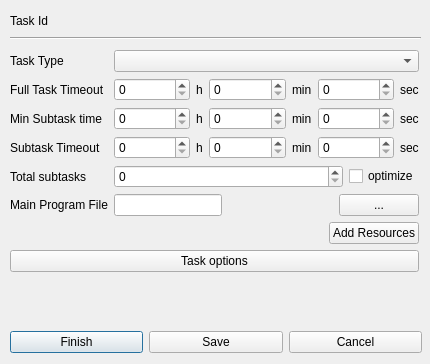
<?xml version="1.0" encoding="UTF-8"?>
<ui version="4.0">
 <class>NewTaskDialog</class>
 <widget class="QDialog" name="NewTaskDialog">
  <property name="windowModality">
   <enum>Qt::WindowModal</enum>
  </property>
  <property name="geometry">
   <rect>
    <x>0</x>
    <y>0</y>
    <width>430</width>
    <height>364</height>
   </rect>
  </property>
  <property name="sizePolicy">
   <sizepolicy hsizetype="Fixed" vsizetype="Fixed">
    <horstretch>0</horstretch>
    <verstretch>0</verstretch>
   </sizepolicy>
  </property>
  <property name="windowTitle">
   <string>Define New Task</string>
  </property>
  <widget class="Line" name="line">
   <property name="geometry">
    <rect>
     <x>10</x>
     <y>30</y>
     <width>411</width>
     <height>16</height>
    </rect>
   </property>
   <property name="orientation">
    <enum>Qt::Horizontal</enum>
   </property>
  </widget>
  <widget class="QWidget" name="horizontalLayoutWidget">
   <property name="geometry">
    <rect>
     <x>10</x>
     <y>10</y>
     <width>411</width>
     <height>22</height>
    </rect>
   </property>
   <layout class="QHBoxLayout" name="horizontalLayout_6">
    <item>
     <widget class="QLabel" name="label_15">
      <property name="text">
       <string>Task Id</string>
      </property>
     </widget>
    </item>
    <item>
     <widget class="QLabel" name="taskIdLabel">
      <property name="sizePolicy">
       <sizepolicy hsizetype="Expanding" vsizetype="Preferred">
        <horstretch>0</horstretch>
        <verstretch>0</verstretch>
       </sizepolicy>
      </property>
      <property name="text">
       <string/>
      </property>
     </widget>
    </item>
    <item>
     <spacer name="horizontalSpacer_6">
      <property name="orientation">
       <enum>Qt::Horizontal</enum>
      </property>
      <property name="sizeHint" stdset="0">
       <size>
        <width>40</width>
        <height>20</height>
       </size>
      </property>
     </spacer>
    </item>
   </layout>
  </widget>
  <widget class="QWidget" name="layoutWidget">
   <property name="geometry">
    <rect>
     <x>10</x>
     <y>330</y>
     <width>412</width>
     <height>25</height>
    </rect>
   </property>
   <layout class="QHBoxLayout" name="horizontalLayout">
    <item>
     <widget class="QPushButton" name="finishButton">
      <property name="enabled">
       <bool>true</bool>
      </property>
      <property name="text">
       <string>Finish</string>
      </property>
     </widget>
    </item>
    <item>
     <widget class="QPushButton" name="saveButton">
      <property name="text">
       <string>Save</string>
      </property>
     </widget>
    </item>
    <item>
     <widget class="QPushButton" name="cancelButton">
      <property name="sizePolicy">
       <sizepolicy hsizetype="Minimum" vsizetype="Fixed">
        <horstretch>0</horstretch>
        <verstretch>0</verstretch>
       </sizepolicy>
      </property>
      <property name="text">
       <string>Cancel</string>
      </property>
     </widget>
    </item>
   </layout>
  </widget>
  <widget class="QWidget" name="formLayoutWidget_2">
   <property name="geometry">
    <rect>
     <x>10</x>
     <y>50</y>
     <width>409</width>
     <height>279</height>
    </rect>
   </property>
   <layout class="QFormLayout" name="formLayout_2">
    <property name="fieldGrowthPolicy">
     <enum>QFormLayout::AllNonFixedFieldsGrow</enum>
    </property>
    <item row="1" column="0">
     <widget class="QLabel" name="label_5">
      <property name="text">
       <string>Full Task Timeout</string>
      </property>
     </widget>
    </item>
    <item row="1" column="1">
     <layout class="QHBoxLayout" name="horizontalLayout_4">
      <item>
       <widget class="QSpinBox" name="fullTaskTimeoutHourSpinBox">
        <property name="sizePolicy">
         <sizepolicy hsizetype="Minimum" vsizetype="Fixed">
          <horstretch>0</horstretch>
          <verstretch>0</verstretch>
         </sizepolicy>
        </property>
        <property name="maximum">
         <number>1000</number>
        </property>
       </widget>
      </item>
      <item>
       <widget class="QLabel" name="label_12">
        <property name="sizePolicy">
         <sizepolicy hsizetype="Maximum" vsizetype="Preferred">
          <horstretch>0</horstretch>
          <verstretch>0</verstretch>
         </sizepolicy>
        </property>
        <property name="text">
         <string>h</string>
        </property>
       </widget>
      </item>
      <item>
       <widget class="QSpinBox" name="fullTaskTimeoutMinSpinBox">
        <property name="sizePolicy">
         <sizepolicy hsizetype="Minimum" vsizetype="Fixed">
          <horstretch>0</horstretch>
          <verstretch>0</verstretch>
         </sizepolicy>
        </property>
        <property name="maximum">
         <number>59</number>
        </property>
       </widget>
      </item>
      <item>
       <widget class="QLabel" name="label_16">
        <property name="sizePolicy">
         <sizepolicy hsizetype="Maximum" vsizetype="Preferred">
          <horstretch>0</horstretch>
          <verstretch>0</verstretch>
         </sizepolicy>
        </property>
        <property name="text">
         <string>min</string>
        </property>
       </widget>
      </item>
      <item>
       <widget class="QSpinBox" name="fullTaskTimeoutSecSpinBox">
        <property name="maximum">
         <number>59</number>
        </property>
       </widget>
      </item>
      <item>
       <widget class="QLabel" name="label_17">
        <property name="sizePolicy">
         <sizepolicy hsizetype="Maximum" vsizetype="Preferred">
          <horstretch>0</horstretch>
          <verstretch>0</verstretch>
         </sizepolicy>
        </property>
        <property name="text">
         <string>sec</string>
        </property>
       </widget>
      </item>
     </layout>
    </item>
    <item row="2" column="0">
     <widget class="QLabel" name="label_6">
      <property name="text">
       <string>Min Subtask time</string>
      </property>
     </widget>
    </item>
    <item row="2" column="1">
     <layout class="QHBoxLayout" name="horizontalLayout_13">
      <item>
       <widget class="QSpinBox" name="minSubtaskTimeHourSpinBox">
        <property name="sizePolicy">
         <sizepolicy hsizetype="Minimum" vsizetype="Fixed">
          <horstretch>0</horstretch>
          <verstretch>0</verstretch>
         </sizepolicy>
        </property>
        <property name="maximum">
         <number>1000</number>
        </property>
       </widget>
      </item>
      <item>
       <widget class="QLabel" name="label_27">
        <property name="sizePolicy">
         <sizepolicy hsizetype="Maximum" vsizetype="Preferred">
          <horstretch>0</horstretch>
          <verstretch>0</verstretch>
         </sizepolicy>
        </property>
        <property name="text">
         <string>h</string>
        </property>
       </widget>
      </item>
      <item>
       <widget class="QSpinBox" name="minSubtaskTimeMinSpinBox">
        <property name="sizePolicy">
         <sizepolicy hsizetype="Minimum" vsizetype="Fixed">
          <horstretch>0</horstretch>
          <verstretch>0</verstretch>
         </sizepolicy>
        </property>
        <property name="maximum">
         <number>59</number>
        </property>
       </widget>
      </item>
      <item>
       <widget class="QLabel" name="label_28">
        <property name="sizePolicy">
         <sizepolicy hsizetype="Maximum" vsizetype="Preferred">
          <horstretch>0</horstretch>
          <verstretch>0</verstretch>
         </sizepolicy>
        </property>
        <property name="text">
         <string>min</string>
        </property>
       </widget>
      </item>
      <item>
       <widget class="QSpinBox" name="minSubtaskTimeSecSpinBox">
        <property name="maximum">
         <number>59</number>
        </property>
       </widget>
      </item>
      <item>
       <widget class="QLabel" name="label_29">
        <property name="sizePolicy">
         <sizepolicy hsizetype="Maximum" vsizetype="Preferred">
          <horstretch>0</horstretch>
          <verstretch>0</verstretch>
         </sizepolicy>
        </property>
        <property name="text">
         <string>sec</string>
        </property>
       </widget>
      </item>
     </layout>
    </item>
    <item row="3" column="0">
     <widget class="QLabel" name="label_7">
      <property name="text">
       <string>Subtask Timeout</string>
      </property>
     </widget>
    </item>
    <item row="3" column="1">
     <layout class="QHBoxLayout" name="horizontalLayout_12">
      <property name="sizeConstraint">
       <enum>QLayout::SetNoConstraint</enum>
      </property>
      <item>
       <widget class="QSpinBox" name="subtaskTimeoutHourSpinBox">
        <property name="sizePolicy">
         <sizepolicy hsizetype="Minimum" vsizetype="Fixed">
          <horstretch>0</horstretch>
          <verstretch>0</verstretch>
         </sizepolicy>
        </property>
        <property name="maximum">
         <number>1000</number>
        </property>
       </widget>
      </item>
      <item>
       <widget class="QLabel" name="label_24">
        <property name="sizePolicy">
         <sizepolicy hsizetype="Maximum" vsizetype="Preferred">
          <horstretch>0</horstretch>
          <verstretch>0</verstretch>
         </sizepolicy>
        </property>
        <property name="text">
         <string>h</string>
        </property>
       </widget>
      </item>
      <item>
       <widget class="QSpinBox" name="subtaskTimeoutMinSpinBox">
        <property name="sizePolicy">
         <sizepolicy hsizetype="Minimum" vsizetype="Fixed">
          <horstretch>0</horstretch>
          <verstretch>0</verstretch>
         </sizepolicy>
        </property>
        <property name="maximum">
         <number>59</number>
        </property>
       </widget>
      </item>
      <item>
       <widget class="QLabel" name="label_25">
        <property name="sizePolicy">
         <sizepolicy hsizetype="Maximum" vsizetype="Preferred">
          <horstretch>0</horstretch>
          <verstretch>0</verstretch>
         </sizepolicy>
        </property>
        <property name="text">
         <string>min</string>
        </property>
       </widget>
      </item>
      <item>
       <widget class="QSpinBox" name="subtaskTimeoutSecSpinBox">
        <property name="maximum">
         <number>59</number>
        </property>
       </widget>
      </item>
      <item>
       <widget class="QLabel" name="label_26">
        <property name="sizePolicy">
         <sizepolicy hsizetype="Maximum" vsizetype="Preferred">
          <horstretch>0</horstretch>
          <verstretch>0</verstretch>
         </sizepolicy>
        </property>
        <property name="text">
         <string>sec</string>
        </property>
       </widget>
      </item>
     </layout>
    </item>
    <item row="4" column="0">
     <widget class="QLabel" name="label_8">
      <property name="text">
       <string>Total subtasks</string>
      </property>
     </widget>
    </item>
    <item row="4" column="1">
     <layout class="QHBoxLayout" name="horizontalLayout_10">
      <item>
       <widget class="QSpinBox" name="totalSpinBox"/>
      </item>
      <item>
       <widget class="QCheckBox" name="optimizeTotalCheckBox">
        <property name="sizePolicy">
         <sizepolicy hsizetype="Maximum" vsizetype="Fixed">
          <horstretch>0</horstretch>
          <verstretch>0</verstretch>
         </sizepolicy>
        </property>
        <property name="text">
         <string>optimize</string>
        </property>
       </widget>
      </item>
     </layout>
    </item>
    <item row="5" column="0">
     <widget class="QLabel" name="label_14">
      <property name="text">
       <string>Main Program File</string>
      </property>
     </widget>
    </item>
    <item row="5" column="1">
     <layout class="QHBoxLayout" name="horizontalLayout_9">
      <item>
       <widget class="QLineEdit" name="mainProgramFileLineEdit">
        <property name="sizePolicy">
         <sizepolicy hsizetype="Fixed" vsizetype="Fixed">
          <horstretch>0</horstretch>
          <verstretch>0</verstretch>
         </sizepolicy>
        </property>
       </widget>
      </item>
      <item>
       <spacer name="horizontalSpacer_8">
        <property name="orientation">
         <enum>Qt::Horizontal</enum>
        </property>
        <property name="sizeHint" stdset="0">
         <size>
          <width>40</width>
          <height>20</height>
         </size>
        </property>
       </spacer>
      </item>
      <item>
       <spacer name="horizontalSpacer_9">
        <property name="orientation">
         <enum>Qt::Horizontal</enum>
        </property>
        <property name="sizeHint" stdset="0">
         <size>
          <width>40</width>
          <height>20</height>
         </size>
        </property>
       </spacer>
      </item>
      <item>
       <widget class="QPushButton" name="chooseMainProgramFileButton">
        <property name="sizePolicy">
         <sizepolicy hsizetype="Minimum" vsizetype="Fixed">
          <horstretch>0</horstretch>
          <verstretch>0</verstretch>
         </sizepolicy>
        </property>
        <property name="maximumSize">
         <size>
          <width>100</width>
          <height>16777215</height>
         </size>
        </property>
        <property name="text">
         <string>...</string>
        </property>
       </widget>
      </item>
     </layout>
    </item>
    <item row="6" column="1">
     <layout class="QHBoxLayout" name="horizontalLayout_8">
      <property name="topMargin">
       <number>0</number>
      </property>
      <item>
       <spacer name="horizontalSpacer_7">
        <property name="orientation">
         <enum>Qt::Horizontal</enum>
        </property>
        <property name="sizeHint" stdset="0">
         <size>
          <width>40</width>
          <height>20</height>
         </size>
        </property>
       </spacer>
      </item>
      <item>
       <widget class="QPushButton" name="addResourceButton">
        <property name="text">
         <string>Add Resources</string>
        </property>
       </widget>
      </item>
     </layout>
    </item>
    <item row="0" column="1">
     <widget class="QComboBox" name="taskTypeComboBox"/>
    </item>
    <item row="0" column="0">
     <widget class="QLabel" name="label">
      <property name="text">
       <string>Task Type</string>
      </property>
     </widget>
    </item>
    <item row="7" column="0" colspan="2">
     <widget class="QPushButton" name="optionsButton">
      <property name="text">
       <string>Task options</string>
      </property>
     </widget>
    </item>
   </layout>
  </widget>
 </widget>
 <resources/>
 <connections/>
</ui>
